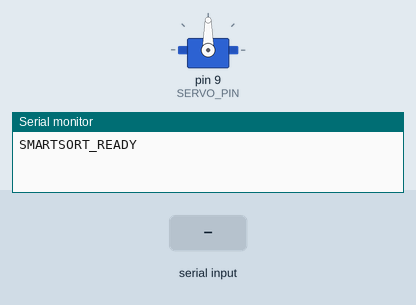
The sketch below on a simulated Arduino Uno, built with avr-gcc and run on an emulated ATmega328P. Shown: servo, the last lines printed to the serial monitor. The inputs (shaded band) are chosen by the test bench.

Above: at 1.7 s.
1.8 s: "PAPER\n" received over Serial
At 2.5 s:
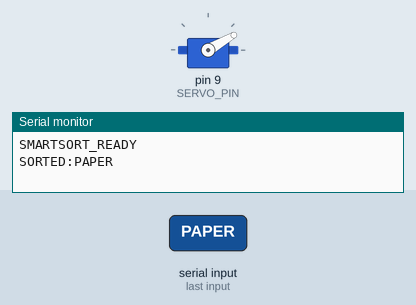
4.2 s: "ORGANIC\n" received over Serial
At 4.8 s:
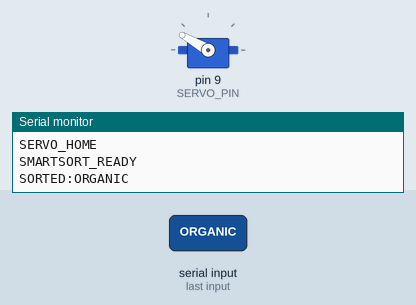
Timing chart, 0 to 7.2 s (numbered marks = the images above; inputs shaded):
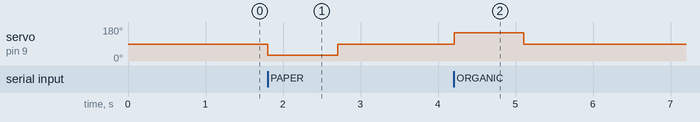

Measured:
- after the input at 1.8 s, servo on pin 9 (SERVO_PIN): 90° → 30° at once, → 90° 0.90 s later
- after the input at 4.2 s, servo on pin 9 (SERVO_PIN): 90° → 150° at once, → 90° 0.90 s later

The sketch:

SmartSort_Arduino.ino
```cpp
#include <Servo.h>

// SmartSort: Arduino only moves the servo after a command from the Python backend.
// Serial protocol: STATUS -> SMARTSORT_READY; PAPER / PLASTIC / ORGANIC -> move flap.

Servo sortingServo;

const int SERVO_PIN = 9;
const int PAPER_ANGLE = 30;
const int PLASTIC_ANGLE = 90;
const int ORGANIC_ANGLE = 150;
const int REST_ANGLE = 90;

unsigned long lastHeartbeat = 0;
const unsigned long HEARTBEAT_INTERVAL = 2000;

void sendReady() {
  Serial.println("SMARTSORT_READY");
}

void moveToCategory(const char* category, int angle) {
  sortingServo.write(angle);
  Serial.print("SORTED:");
  Serial.println(category);
  delay(900);                  // allow the flap to move; adjust to your mechanism
  sortingServo.write(REST_ANGLE);
  Serial.println("SERVO_HOME");
}

void setup() {
  Serial.begin(9600);
  sortingServo.attach(SERVO_PIN);
  sortingServo.write(REST_ANGLE);
  delay(500);
  sendReady();
}

void loop() {
  if (millis() - lastHeartbeat >= HEARTBEAT_INTERVAL) {
    sendReady();
    lastHeartbeat = millis();
  }

  if (Serial.available()) {
    String command = Serial.readStringUntil('\n');
    command.trim();
    command.toUpperCase();

    if (command == "STATUS") {
      sendReady();
    } else if (command == "PAPER") {
      moveToCategory("PAPER", PAPER_ANGLE);
    } else if (command == "PLASTIC") {
      moveToCategory("PLASTIC", PLASTIC_ANGLE);
    } else if (command == "ORGANIC") {
      moveToCategory("ORGANIC", ORGANIC_ANGLE);
    } else {
      Serial.print("UNKNOWN_COMMAND:");
      Serial.println(command);
    }
  }
}
```
